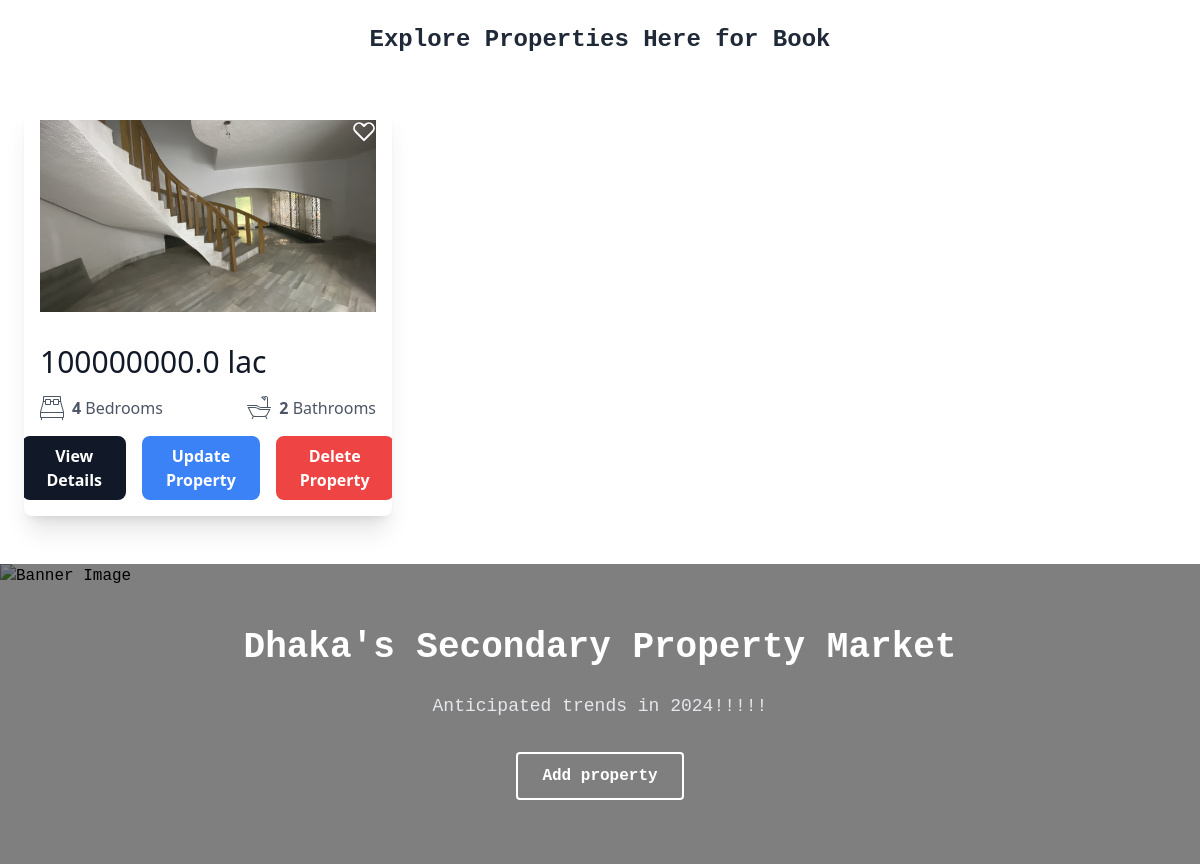
The app's page /property/, older data.
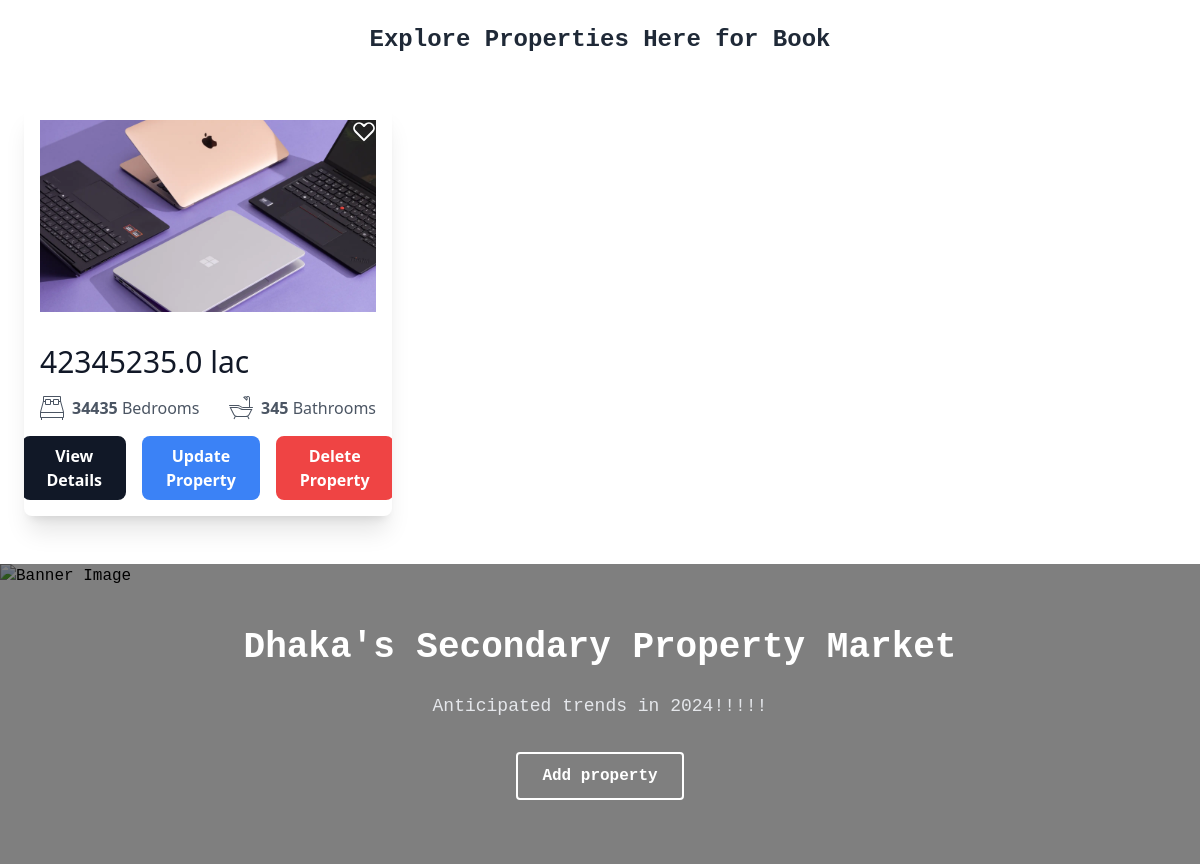
The same page, newer data.
### rental/models.py (models this page shows, shortened)
class Property(models.Model):
    property_type = models.CharField(max_length=100)
    location = models.CharField(max_length=255)
    description = models.TextField()
    num_of_rooms = models.IntegerField()
    num_of_bathrooms = models.IntegerField()
    area_size = models.FloatField()
    price = models.FloatField()
    status = models.CharField(max_length=50)
    date_created = models.DateTimeField(auto_now_add=True)
    image_1 = models.ImageField(upload_to='property_images/', null=True, blank=True)
    image_2 = models.ImageField(upload_to='property_images/', null=True, blank=True)
    image_3 = models.ImageField(upload_to='property_images/', null=True, blank=True)
    image_4 = models.ImageField(upload_to='property_images/', null=True, blank=True)
    image_5 = models.ImageField(upload_to='property_images/', null=True, blank=True)
    image_6 = models.ImageField(upload_to='property_images/', null=True, blank=True)
    image_7 = models.ImageField(upload_to='property_images/', null=True, blank=True)

### rental/views.py (the view)
# urls.py: path('property/', prop_views.property, name='property'),
def property(request):
    property=Property.objects.all()
    context={
         'property':property,
     }
    return render(request, template_name="property.html",context=context)

### templates/property.html (shortened to what this page needs)
<!DOCTYPE html>
<html lang="en">
  <head>
    <script src="https://cdn.tailwindcss.com"></script>
  </head>
  <body>
    {% block content %}
    <h2
      class="text-center mt-6 text-2xl font-semibold text-gray-800"
      style="font-family: 'Martian Mono', monospace; font-optical-sizing: auto"
    >
      Explore Properties Here for Book
    </h2>
    <div class="max-w-6xl mx-auto mt-12">
      <div class="grid grid-cols-1 sm:grid-cols-2 lg:grid-cols-3 gap-6">
        {% for p in property %}
        <div class="bg-white shadow-xl rounded-lg overflow-hidden">
          <a href="{% url 'propertydetails' p.id %}">
            <div class="bg-cover bg-center h-56 p-4 relative">
              <img
                src="{{ p.image_1.url }}"
                alt="Property Image"
                class="w-full h-full object-cover"
              />
              <div class="absolute top-4 right-4">
              </div>
            </div>
          </a>
          <div class="p-4">
            <p class="text-3xl text-gray-900">{{ p.price }} lac</p>
            <div class="flex justify-between mt-4 text-gray-600">
              <div class="flex items-center">
                <p>
                  <span class="font-bold">{{ p.num_of_rooms }}</span>
                  Bedrooms
                </p>
              </div>
              <div class="flex items-center">
                <p>
                  <span class="font-bold">{{ p.num_of_bathrooms }}</span>
                  Bathrooms
                </p>
              </div>
            </div>
            <div class="flex flex-col sm:flex-row justify-center items-center gap-4 mt-4 ">
              <a
                href="{% url "propertydetails" p.id%}"
                class="bg-gray-900 text-white text-center px-6 py-2 rounded-lg font-semibold hover:bg-gray-700 transition duration-300"
                >View Details</a
              >
              <a
            href="{% url 'update_property' p.id %}"
            class="bg-blue-500 text-white text-center px-6 py-2 rounded-lg font-semibold hover:bg-gray-700 transition duration-300"
          >
           Update Property
          </a>
          <a
          href="{% url 'delete_property' p.id %}"
          class="bg-red-500 text-white text-center px-6 py-2 rounded-lg font-semibold hover:bg-gray-700 transition duration-300"
        >
         Delete Property
        </a>
            </div>
          </div>
        </div>
        {% endfor %}
      </div>
    </div>
    <div
      class="relative mt-12 font-[sans-serif] before:absolute before:w-full before:h-full before:inset-0 before:bg-black before:opacity-50 before:z-10"
      style="font-family: 'Martian Mono', monospace; font-optical-sizing: auto"
    >
      <img
        src="https://images.unsplash.com/photo-1706640254398-3b04782e8c76?q=80&w=1374&auto=format&fit=crop&ixlib=rb-4.0.3&ixid=M3wxMjA3fDB8MHxwaG90by1wYWdlfHx8fGVufDB8fHx8fA%3D%3D"
        alt="Banner Image"
        class="absolute inset-0 w-full h-full object-cover"
      />
      <div
        class="min-h-[300px] relative z-50 h-full max-w-6xl mx-auto flex flex-col justify-center items-center text-center text-white p-6"
      >
        <h2 class="sm:text-4xl text-2xl font-bold mb-6">
          Dhaka's Secondary Property Market
        </h2>
        <p class="text-lg text-center text-gray-200">
          Anticipated trends in 2024!!!!!
        </p>
        <a
          href="{% url 'add_property' %}"
          class="mt-8 bg-transparent text-white text-base font-semibold py-2.5 px-6 border-2 border-white rounded hover:bg-white hover:text-black transition duration-300 ease-in-out"
        >
         Add property
        </a>
      </div>
    </div>
    {% endblock %}
  </body>
</html>

Row changes from the older to the newer data that the page shows:
removed Property: image_1 (picture), price "100000000.0", num_of_rooms "4", num_of_bathrooms "2"
added Property: image_1 (picture), price "42345235.0", num_of_rooms "34435", num_of_bathrooms "345"
